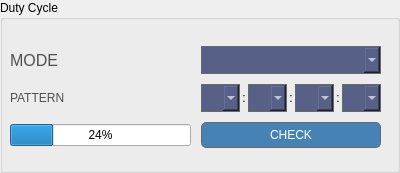
        <widget class="QGroupBox" name="duty_cycle_gb">
         <property name="sizePolicy">
          <sizepolicy hsizetype="Preferred" vsizetype="Preferred">
           <horstretch>0</horstretch>
           <verstretch>0</verstretch>
          </sizepolicy>
         </property>
         <property name="maximumSize">
          <size>
           <width>16777215</width>
           <height>16777215</height>
          </size>
         </property>
         <property name="styleSheet">
          <string notr="true">QGroupBox {
	background-color: rgb(241, 248, 255);
	font-weight: bold; 
	color: grey;
	/* Declare the font size at the end othewise it triggers a worning
	QFont::setPointSize: Point size &lt;= 0 (-1), must be greater than 0*/
	font-size: 14pt;
}

/*
	border: 1px solid gray;
	border-color: #FF17365D;
	margin-top: 27px;
	font-size: 14px;
	border-radius: 15px;
*/
/*
QGroupBox::title { font-size: 12px; font-weight: bold; 

border-top-left-radius: 9px;
border-top-right-radius: 9px;/*
padding: 0px 0px;
/*background-color: #FF17365D;
color: rgb(255, 255, 255);*//*
} /*</string>
         </property>
         <property name="title">
          <string>Duty Cycle</string>
         </property>
         <widget class="QWidget" name="verticalLayoutWidget_3">
          <property name="geometry">
           <rect>
            <x>0</x>
            <y>30</y>
            <width>391</width>
            <height>134</height>
           </rect>
          </property>
          <layout class="QVBoxLayout" name="duty_cycle_vl" stretch="1">
           <property name="spacing">
            <number>10</number>
           </property>
           <property name="leftMargin">
            <number>10</number>
           </property>
           <property name="topMargin">
            <number>5</number>
           </property>
           <property name="rightMargin">
            <number>10</number>
           </property>
           <property name="bottomMargin">
            <number>5</number>
           </property>
           <item>
            <layout class="QGridLayout" name="duty_cycle_gl" rowstretch="0,0,0" columnstretch="10,10">
             <property name="leftMargin">
              <number>0</number>
             </property>
             <property name="spacing">
              <number>10</number>
             </property>
             <item row="0" column="1">
              <widget class="QComboBox" name="mode_cmb">
               <property name="styleSheet">
                <string notr="true">#mode_cmb {
	
	border: none;
	background-color: rgb(87, 96, 134);
	selection-background-color: rgb(126, 133, 161);
	color: rgb(255, 255, 255);
	/*font-weight: bold;*/
	padding: 5px; 
	/*border-radius: 5px;*/
	border-style: solid;
    border-width: 1px;
	/*border-top: 2px solid white;
	border-right: 2px solid white;*/
    border-color: DimGray  DimGray DimGray  DimGray; 
    
}

#mode_cmb:disabled {
	
	background-color: rgb(211, 211, 211);
  	/*background-color: #40DAEA;*/
  	color: white;
  	border: none;
  	padding: 5px;
  	border-style: solid;
    border-width: 1px;
	/*border-top: 2px solid white;
	border-right: 2px solid white;*/
    border-color: DimGray  DimGray DimGray  DimGray; 
}

QListView{
    border:                 none;
    color: rgb(2, 2, 2);
    background-color:   rgb(255, 255, 255);
    selection-background-color: rgb(126, 133, 161);
    /*font-weight:            bold;  */ 
}
</string>
               </property>
              </widget>
             </item>
             <item row="2" column="0">
              <widget class="QProgressBar" name="check_pb">
               <property name="sizePolicy">
                <sizepolicy hsizetype="Expanding" vsizetype="Fixed">
                 <horstretch>0</horstretch>
                 <verstretch>0</verstretch>
                </sizepolicy>
               </property>
               <property name="value">
                <number>24</number>
               </property>
              </widget>
             </item>
             <item row="2" column="1">
              <widget class="QPushButton" name="check_btn">
               <property name="sizePolicy">
                <sizepolicy hsizetype="Preferred" vsizetype="Fixed">
                 <horstretch>0</horstretch>
                 <verstretch>0</verstretch>
                </sizepolicy>
               </property>
               <property name="styleSheet">
                <string notr="true">#check_btn {
  	background-color: rgb(70, 130, 180);
  	color: white;
  	border: 1px;
  	padding: 5px;
  	border-radius: 5px;
	border-style: solid;
    border-width: 1px;
	/*border-top: 2px solid white;
	border-right: 2px solid white;*/
    border-color: DimGray  DimGray DimGray  DimGray; 
}

#check_btn:hover {
	background-color: rgb(126, 133, 161);
  	/*background-color: #40DAEA;*/
  	color: white;
  	border: none;
  	padding: 5px;
  	border-style: solid;
    border-width: 1px;
	/*border-top: 2px solid white;
	border-right: 2px solid white;*/
    border-color: DimGray  DimGray DimGray  DimGray; 
}

#check_btn:disabled {
	background-color: rgb(211, 211, 211);
  	/*background-color: #40DAEA;*/
  	color: white;
  	border: none;
  	padding: 5px;
  	border-style: solid;
    border-width: 1px;
	/*border-top: 2px solid white;
	border-right: 2px solid white;*/
    border-color: DimGray  DimGray DimGray  DimGray; 
}</string>
               </property>
               <property name="text">
                <string>CHECK</string>
               </property>
              </widget>
             </item>
             <item row="0" column="0">
              <widget class="QLabel" name="mode_lb">
               <property name="sizePolicy">
                <sizepolicy hsizetype="Expanding" vsizetype="Preferred">
                 <horstretch>0</horstretch>
                 <verstretch>0</verstretch>
                </sizepolicy>
               </property>
               <property name="minimumSize">
                <size>
                 <width>200</width>
                 <height>0</height>
                </size>
               </property>
               <property name="maximumSize">
                <size>
                 <width>16777215</width>
                 <height>16777215</height>
                </size>
               </property>
               <property name="font">
                <font>
                 <pointsize>12</pointsize>
                </font>
               </property>
               <property name="styleSheet">
                <string notr="true">border: 0px;
color: rgb(80,80,80);</string>
               </property>
               <property name="text">
                <string>MODE</string>
               </property>
              </widget>
             </item>
             <item row="1" column="1">
              <layout class="QHBoxLayout" name="duty_cycle_hl">
               <property name="spacing">
                <number>2</number>
               </property>
               <property name="sizeConstraint">
                <enum>QLayout::SetDefaultConstraint</enum>
               </property>
               <property name="leftMargin">
                <number>0</number>
               </property>
               <item>
                <widget class="QComboBox" name="refsig_cmb">
                 <property name="sizePolicy">
                  <sizepolicy hsizetype="Preferred" vsizetype="Fixed">
                   <horstretch>0</horstretch>
                   <verstretch>0</verstretch>
                  </sizepolicy>
                 </property>
                 <property name="maximumSize">
                  <size>
                   <width>16777215</width>
                   <height>16777215</height>
                  </size>
                 </property>
                 <property name="toolTip">
                  <string>&lt;html&gt;&lt;head/&gt;&lt;body&gt;&lt;p&gt;REFSIG&lt;/p&gt;&lt;/body&gt;&lt;/html&gt;</string>
                 </property>
                 <property name="styleSheet">
                  <string notr="true">#refsig_cmb {
	
	border: none;
	background-color: rgb(87, 96, 134);
	selection-background-color: rgb(126, 133, 161);
	color: rgb(255, 255, 255);
	/*font-weight: bold;*/
	padding: 5px; 
	/*border-radius: 5px;*/
	border-style: solid;
    border-width: 1px;
	/*border-top: 2px solid white;
	border-right: 2px solid white;*/
    border-color: DimGray  DimGray DimGray  DimGray; 
    
}

#refsig_cmb:disabled {
	
	background-color: rgb(211, 211, 211);
  	/*background-color: #40DAEA;*/
  	color: white;
  	border: none;
  	padding: 5px;
  	border-style: solid;
    border-width: 1px;
	/*border-top: 2px solid white;
	border-right: 2px solid white;*/
    border-color: DimGray  DimGray DimGray  DimGray; 
}

QListView{
    border:                 none;
    color: rgb(2, 2, 2);
    background-color:   rgb(255, 255, 255);
    selection-background-color: rgb(126, 133, 161);
    /*font-weight:            bold;  */ 
}
</string>
                 </property>
                </widget>
               </item>
               <item>
                <widget class="QLabel" name="cmb_sep_1_lb">
                 <property name="sizePolicy">
                  <sizepolicy hsizetype="Fixed" vsizetype="Preferred">
                   <horstretch>0</horstretch>
                   <verstretch>0</verstretch>
                  </sizepolicy>
                 </property>
                 <property name="maximumSize">
                  <size>
                   <width>20</width>
                   <height>16777212</height>
                  </size>
                 </property>
                 <property name="text">
                  <string>:</string>
                 </property>
                 <property name="alignment">
                  <set>Qt::AlignCenter</set>
                 </property>
                </widget>
               </item>
               <item>
                <widget class="QComboBox" name="signal_cmb">
                 <property name="sizePolicy">
                  <sizepolicy hsizetype="Preferred" vsizetype="Fixed">
                   <horstretch>0</horstretch>
                   <verstretch>0</verstretch>
                  </sizepolicy>
                 </property>
                 <property name="maximumSize">
                  <size>
                   <width>16777215</width>
                   <height>16777215</height>
                  </size>
                 </property>
                 <property name="toolTip">
                  <string>&lt;html&gt;&lt;head/&gt;&lt;body&gt;&lt;p&gt;SIGNAL&lt;/p&gt;&lt;/body&gt;&lt;/html&gt;</string>
                 </property>
                 <property name="styleSheet">
                  <string notr="true">#signal_cmb {
	
	border: none;
	background-color: rgb(87, 96, 134);
	selection-background-color: rgb(126, 133, 161);
	color: rgb(255, 255, 255);
	/*font-weight: bold;*/
	padding: 5px; 
	/*border-radius: 5px;*/
	border-style: solid;
    border-width: 1px;
	/*border-top: 2px solid white;
	border-right: 2px solid white;*/
    border-color: DimGray  DimGray DimGray  DimGray; 
    
}

#signal_cmb:disabled {
	
	background-color: rgb(211, 211, 211);
  	/*background-color: #40DAEA;*/
  	color: white;
  	border: none;
  	padding: 5px;
  	border-style: solid;
    border-width: 1px;
	/*border-top: 2px solid white;
	border-right: 2px solid white;*/
    border-color: DimGray  DimGray DimGray  DimGray; 
}

QListView{
    border:                 none;
    color: rgb(2, 2, 2);
    background-color:   rgb(255, 255, 255);
    selection-background-color: rgb(126, 133, 161);
    /*font-weight:            bold;  */ 
}
</string>
                 </property>
                </widget>
               </item>
               <item>
                <widget class="QLabel" name="cmb_sep_2_lb">
                 <property name="sizePolicy">
                  <sizepolicy hsizetype="Fixed" vsizetype="Preferred">
                   <horstretch>0</horstretch>
                   <verstretch>0</verstretch>
                  </sizepolicy>
                 </property>
                 <property name="maximumSize">
                  <size>
                   <width>20</width>
                   <height>16777215</height>
                  </size>
                 </property>
                 <property name="text">
                  <string>:</string>
                 </property>
                 <property name="alignment">
                  <set>Qt::AlignCenter</set>
                 </property>
                </widget>
               </item>
               <item>
                <widget class="QComboBox" name="ref_cmb">
                 <property name="sizePolicy">
                  <sizepolicy hsizetype="Preferred" vsizetype="Fixed">
                   <horstretch>0</horstretch>
                   <verstretch>0</verstretch>
                  </sizepolicy>
                 </property>
                 <property name="toolTip">
                  <string>&lt;html&gt;&lt;head/&gt;&lt;body&gt;&lt;p&gt;REFERENCE&lt;/p&gt;&lt;/body&gt;&lt;/html&gt;</string>
                 </property>
                 <property name="styleSheet">
                  <string notr="true">#ref_cmb {
	
	border: none;
	background-color: rgb(87, 96, 134);
	selection-background-color: rgb(126, 133, 161);
	color: rgb(255, 255, 255);
	/*font-weight: bold;*/
	padding: 5px; 
	/*border-radius: 5px;*/
	border-style: solid;
    border-width: 1px;
	/*border-top: 2px solid white;
	border-right: 2px solid white;*/
    border-color: DimGray  DimGray DimGray  DimGray; 
    
}

#ref_cmb:disabled {
	
	background-color: rgb(211, 211, 211);
  	/*background-color: #40DAEA;*/
  	color: white;
  	border: none;
  	padding: 5px;
  	border-style: solid;
    border-width: 1px;
	/*border-top: 2px solid white;
	border-right: 2px solid white;*/
    border-color: DimGray  DimGray DimGray  DimGray; 
}

QListView{
    border:                 none;
    color: rgb(2, 2, 2);
    background-color:   rgb(255, 255, 255);
    selection-background-color: rgb(126, 133, 161);
    /*font-weight:            bold;  */ 
}
</string>
                 </property>
                </widget>
               </item>
               <item>
                <widget class="QLabel" name="cmb_sep_3_lb">
                 <property name="sizePolicy">
                  <sizepolicy hsizetype="Fixed" vsizetype="Preferred">
                   <horstretch>0</horstretch>
                   <verstretch>0</verstretch>
                  </sizepolicy>
                 </property>
                 <property name="maximumSize">
                  <size>
                   <width>20</width>
                   <height>16777215</height>
                  </size>
                 </property>
                 <property name="text">
                  <string>:</string>
                 </property>
                 <property name="alignment">
                  <set>Qt::AlignCenter</set>
                 </property>
                </widget>
               </item>
               <item>
                <widget class="QComboBox" name="refcal_cmb">
                 <property name="sizePolicy">
                  <sizepolicy hsizetype="Preferred" vsizetype="Fixed">
                   <horstretch>0</horstretch>
                   <verstretch>0</verstretch>
                  </sizepolicy>
                 </property>
                 <property name="toolTip">
                  <string>&lt;html&gt;&lt;head/&gt;&lt;body&gt;&lt;p&gt;REFCAL&lt;/p&gt;&lt;/body&gt;&lt;/html&gt;</string>
                 </property>
                 <property name="styleSheet">
                  <string notr="true">#refcal_cmb {
	
	border: none;
	background-color: rgb(87, 96, 134);
	selection-background-color: rgb(126, 133, 161);
	color: rgb(255, 255, 255);
	/*font-weight: bold;*/
	padding: 5px; 
	/*border-radius: 5px;*/
	border-style: solid;
    border-width: 1px;
	/*border-top: 2px solid white;
	border-right: 2px solid white;*/
    border-color: DimGray  DimGray DimGray  DimGray; 
    
}

#refcal_cmb:disabled {
	
	background-color: rgb(211, 211, 211);
  	/*background-color: #40DAEA;*/
  	color: white;
  	border: none;
  	padding: 5px;
  	border-style: solid;
    border-width: 1px;
	/*border-top: 2px solid white;
	border-right: 2px solid white;*/
    border-color: DimGray  DimGray DimGray  DimGray; 
}

QListView{
    border:                 none;
    color: rgb(2, 2, 2);
    background-color:   rgb(255, 255, 255);
    selection-background-color: rgb(126, 133, 161);
    /*font-weight:            bold;  */ 
}
</string>
                 </property>
                </widget>
               </item>
              </layout>
             </item>
             <item row="1" column="0">
              <widget class="QLabel" name="pattern_lb">
               <property name="sizePolicy">
                <sizepolicy hsizetype="Expanding" vsizetype="Preferred">
                 <horstretch>0</horstretch>
                 <verstretch>0</verstretch>
                </sizepolicy>
               </property>
               <property name="styleSheet">
                <string notr="true">border: 0px;
color: rgb(80,80,80);</string>
               </property>
               <property name="text">
                <string>PATTERN</string>
               </property>
              </widget>
             </item>
            </layout>
           </item>
          </layout>
         </widget>
        </widget>
